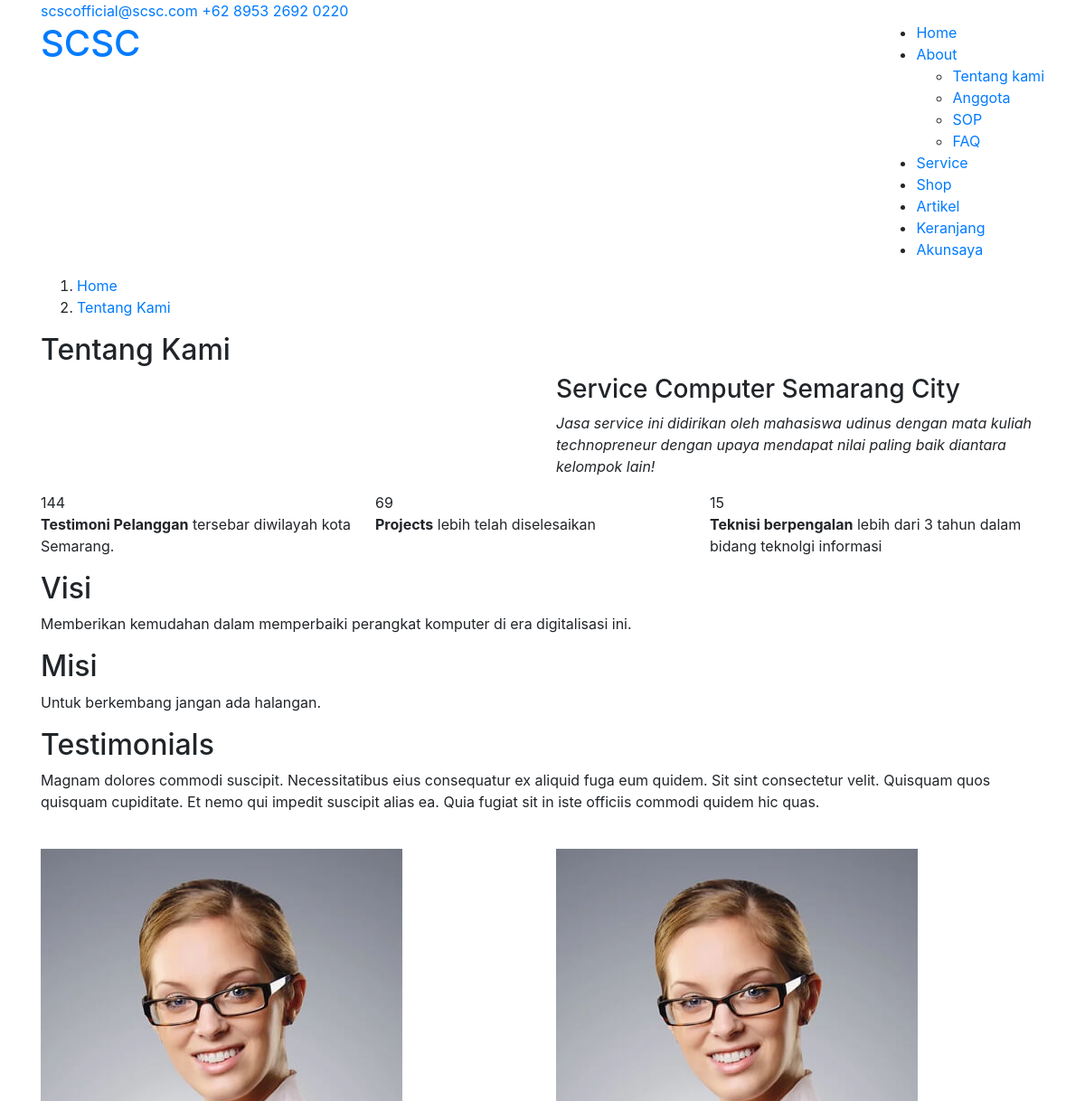
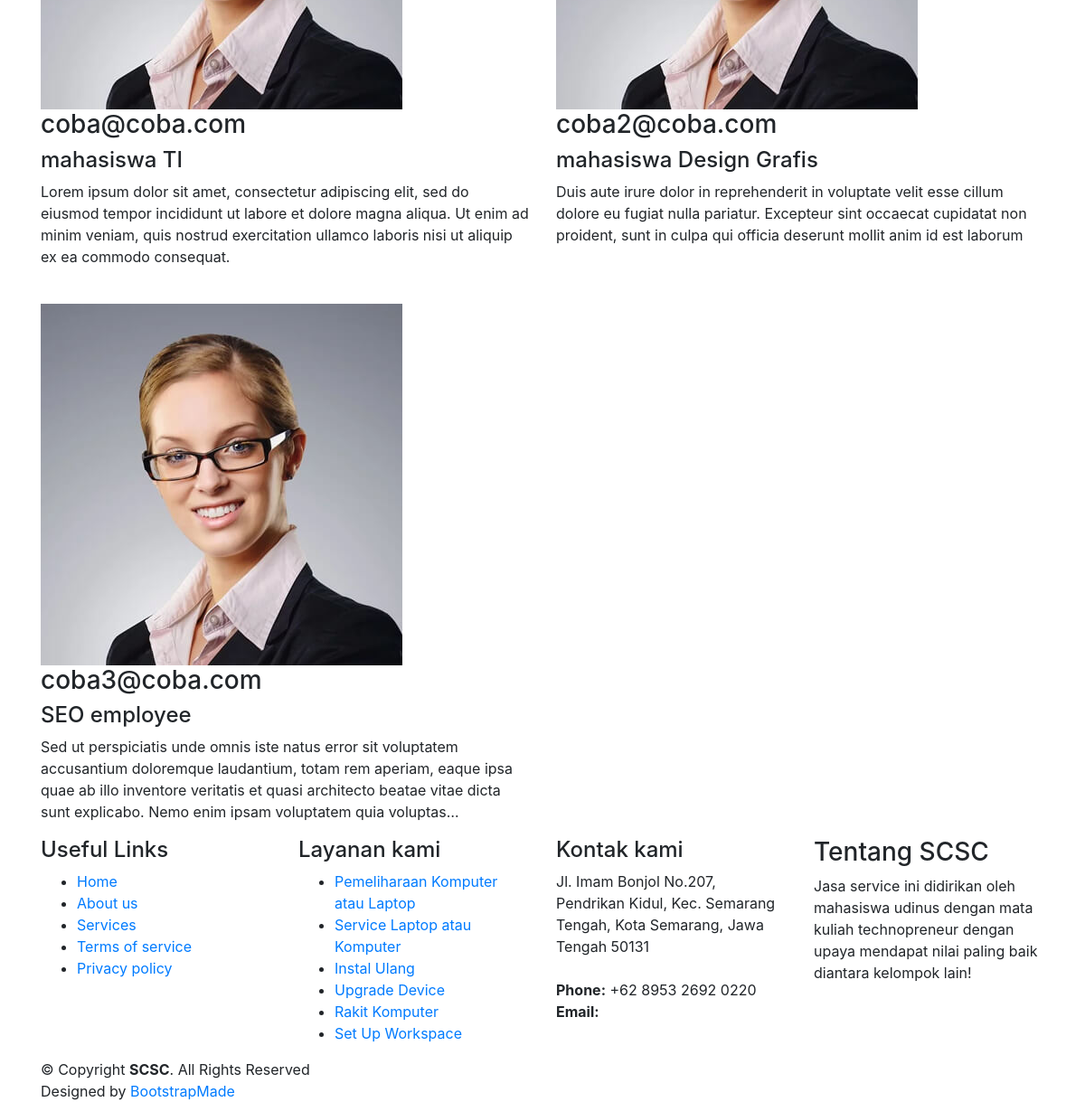
Page /index.php/about_us on the committed database (2 pictures, top to bottom).
### tables this page shows
CREATE TABLE `homemenu` (
  `id` int(191) NOT NULL,
  `name` varchar(191) NOT NULL,
  `value` varchar(191) NOT NULL,
  `status` int(191) NOT NULL
);

CREATE TABLE `homemenuabout` (
  `id` int(191) NOT NULL,
  `name` varchar(191) NOT NULL,
  `value` varchar(191) NOT NULL,
  `status` int(191) NOT NULL
);

CREATE TABLE `testimoni` (
  `id` int(191) NOT NULL,
  `email` varchar(191) NOT NULL,
  `job` varchar(191) NOT NULL,
  `description` text NOT NULL,
  `star` int(191) NOT NULL,
  `status` int(191) NOT NULL
);

CREATE TABLE `service` (
  `id` int(191) NOT NULL,
  `icon` varchar(191) NOT NULL,
  `name` varchar(191) NOT NULL,
  `description` text NOT NULL,
  `estimation` varchar(191) NOT NULL,
  `level` int(191) NOT NULL,
  `price` int(191) NOT NULL,
  `status` int(191) NOT NULL
);

### application/controllers/about_us.php (called while the page is built, shortened)
<?php
class about_us extends CI_Controller
{
    public function index()
    {
        $data['title'] = "Tentang kami";
        $tempVar = $this->scsc->getAll("homemenu");
        $data['menu'] = $tempVar;
        $tempVar = $this->scsc->getAll("homemenuabout");
        $data['submenu'] = $tempVar;
        $tempVar = $this->scsc->getData("profil",array('name'=>'logo'));
        $tempVar = $tempVar[0]["value"];
        $data['logo'] = $tempVar;
        $tempVar = $this->scsc->getData("profil",array('name'=>'title'));
        $tempVar = $tempVar[0]["value"];
        $data['title'] = $tempVar;
        $tempVar = $this->scsc->getData("profil",array('name'=>'singkatan'));
        $tempVar = $tempVar[0]["value"];
        $data['singkatan'] = $tempVar;
        $tempVar = $this->scsc->getData("profil",array('name'=>'email'));
        $tempVar = $tempVar[0]["value"];
        $data['email'] = $tempVar;
        $tempVar = $this->scsc->getData("profil",array('name'=>'alamat'));
        $tempVar = $tempVar[0]["value"];
        $data['alamat'] = $tempVar;
        $tempVar = $this->scsc->getData("profil",array('name'=>'telp'));
        $tempVar = $tempVar[0]["value"];
        $data['telp'] = $tempVar;
        $tempVar = $this->scsc->getData("profil",array('name'=>'twitter'));
        $tempVar = $tempVar[0]["value"];
        $data['twitter'] = $tempVar;
        $tempVar = $this->scsc->getData("profil",array('name'=>'facebook'));
        $tempVar = $tempVar[0]["value"];
        $data['facebook'] = $tempVar;
        $tempVar = $this->scsc->getData("profil",array('name'=>'instagram'));
        $tempVar = $tempVar[0]["value"];
        $data['instagram'] = $tempVar;
        $tempVar = $this->scsc->getData("profil",array('name'=>'skype'));
        $tempVar = $tempVar[0]["value"];
        $data['skype'] = $tempVar;
        $tempVar = $this->scsc->getData("profil",array('name'=>'linkedin'));
        $tempVar = $tempVar[0]["value"];
        $data['linkedin'] = $tempVar;
        $tempVar = $this->scsc->getData("profil",array('name'=>'visi'));
        $tempVar = $tempVar[0]["value"];
        $data['visi'] = $tempVar;
        $tempVar = $this->scsc->getData("profil",array('name'=>'misi'));
        $tempVar = $tempVar[0]["value"];
        $data['misi'] = $tempVar;
        $tempVar = $this->scsc->getData("profil",array('name'=>'tentang'));
        $tempVar = $tempVar[0]["value"];
        $data['tentang'] = $tempVar;
        $tempVar = $this->scsc->getData("profil",array('name'=>'photo'));
        $tempVar = $tempVar[0]["value"];
        $data['photo'] = $tempVar;
        $tempVar = $this->scsc->getAll("corefitur");
        $data['mainfitur'] = $tempVar;
        $tempVar = $this->scsc->getData("service",array('status'=>'1'));
        $data['services'] = $tempVar;
        $tempVar = $this->scsc->getData("testimoni",array('status'=>'1'));
        $data['totaltestimoni'] = count($tempVar);
        $data['testimoni'] = $tempVar;
        $data['link'] = "Tentang Kami";
        $data['active'] = 0;
        $data['dd'] = 2;
        $data['dda'] = 1;
        $this->load->view('home/header', $data);
        $this->load->view('home/top', $data);
        $this->load->view('home/about', $data);
        $this->load->view('home/footer', $data);
    }
}

### index.php (called while the page is built, shortened)
<?php
require_once BASEPATH.'core/CodeIgniter.php';

### application/models/scsc.php (called while the page is built, shortened)
<?php
class scsc extends CI_Model
{
    public function getData($dataBase, $where)
    {
        return $this->db->get_where($dataBase, $where)->result_array();
    }
    public function getAll($tabel)
    {
        return $this->db->get($tabel)->result_array();
    }
}

### application/views/home/top.php (the view, shortened to what this page needs)
<body>
  <section id="topbar" class="d-none d-lg-block">
    <div class="container d-flex">
      <div class="contact-info mr-auto">
        <i class="icofont-envelope"></i><a href="mailto:<?= $email; ?>" target="_blank" ><?= $email; ?></a>
        <i class="icofont-phone"></i> <a href="tel:<?= $telp; ?>" target="_blank" ><?= $telp; ?></a>
      </div>
    </div>
  </section>
  <header id="header">
    <div class="container d-flex">
      <div class="logo mr-auto">
        <h1 class="text-light"><a href="<?= base_url()?>"><span><?= $singkatan; ?></span></a></h1>
      </div>
      <nav class="nav-menu d-none d-lg-block">
        <ul>
          <?php $a=1;
            foreach($menu as $nama):?>
            <?php if($a == $active && $nama['id'] != $dd):?>
              <li class="active"><a href="<?= base_url().strtolower($nama['value']);?>"><?= $nama['name'];?></a></li>
            <?php elseif($nama['id'] == $dd):?>
              <li class="drop-down"><a href="#"><?= $nama['name'];?></a>
                <ul>
                  <?php $b=1; foreach($submenu as $subnama):?>
                    <?php if($subnama['id'] != $dda):?>
                      <li>
                    <?php else:?>
                      <li class="active">
                    <?php endif;?>
                    <a href="<?= base_url().strtolower($subnama['name']);?>"><?= $subnama['value'];?></a></li>
                  <?php endforeach;?>
                </ul>
              </li>
            <?php else:?>
              <li><a href="<?= base_url().strtolower($nama['value']);?>"><?= $nama['name'];?></a></li>
            <?php endif;?>
            <?php $a++;?>
          <?php endforeach;?>
        </ul>
      </nav>
    </div>
  </header>

### application/views/home/about.php (shortened to what this page needs)
<main id="main">
    <section id="breadcrumbs" class="breadcrumbs">
      <div class="container">
        <ol>
          <li><a href="<?= base_url();?>">Home</a></li>
          <li><a href="<?= base_url();?>about_us" ><?= $link;?></a></li>
        </ol>
        <h2><?= $link;?></h2>
      </div>
    </section>
<section id="about" class="about">
  <div class="container">
    <div class="row">
      <div class="col-lg-6">
      </div>
      <div class="col-lg-6 pt-4 pt-lg-0 content">
        <h3><?= $title;?></h3>
        <p class="font-italic">
            <?= $tentang;?>
        </p>
      </div>
    </div>
  </div>
</section>
<section id="counts" class="counts">
  <div class="container">
    <div class="row no-gutters">
      <div class="col-lg-4 col-md-6 d-md-flex align-items-md-stretch">
        <div class="count-box">
          <span data-toggle="counter-up">144</span>
          <p><strong>Testimoni Pelanggan</strong> tersebar diwilayah kota Semarang.</p>
        </div>
      </div>
      <div class="col-lg-4 col-md-6 d-md-flex align-items-md-stretch">
        <div class="count-box">
          <span data-toggle="counter-up">69</span>
          <p><strong>Projects</strong> lebih telah diselesaikan</p>
        </div>
      </div>
      <div class="col-lg-4 col-md-6 d-md-flex align-items-md-stretch">
        <div class="count-box">
          <span data-toggle="counter-up">15</span>
          <p><strong>Teknisi berpengalan</strong> lebih dari 3 tahun dalam bidang teknolgi informasi</p>
        </div>
      </div>
    </div>
  </div>
</section>
<section id="clients" class="clients">
  <div class="container">
    <div class="section-title">
      <h2>Visi</h2>
      <p><?= $visi;?>.</p>
    </div>
  </div>
</section>
<section id="clients" class="clients">
  <div class="container">
    <div class="section-title">
      <h2>Misi</h2>
      <p><?= $misi;?>.</p>
    </div>
  </div>
</section>
<section id="testimonials" class="testimonials">
  <div class="container">
    <div class="section-title">
      <h2>Testimonials</h2>
      <p>Magnam dolores commodi suscipit. Necessitatibus eius consequatur ex aliquid fuga eum quidem. Sit sint consectetur velit. Quisquam quos quisquam cupiditate. Et nemo qui impedit suscipit alias ea. Quia fugiat sit in iste officiis commodi quidem hic quas.</p>
    </div>
    <div class="row">
        <?php foreach($testimoni as $t):?>
        <div class="col-lg-6">
            <div class="testimonial-item mt-4">
                <img src="assets/img/testimonials/testimonials-3.jpg" class="testimonial-img" alt="">
                <h3><?= $t['email'];?></h3>
                <h4><?= $t['job'];?></h4>
                <p>
                        <?= character_limiter( $t['description'],250);?>
                </p>
            </div>
        </div>
        <?php endforeach;?>
    </div>
  </div>
</section>
</main>

### application/views/home/footer.php (shortened to what this page needs)
<footer id="footer">
  <div class="footer-top">
    <div class="container">
      <div class="row">
        <div class="col-lg-3 col-md-6 footer-links">
          <h4>Useful Links</h4>
          <ul>
            <li><i class="bx bx-chevron-right"></i> <a href="#">Home</a></li>
            <li><i class="bx bx-chevron-right"></i> <a href="#">About us</a></li>
            <li><i class="bx bx-chevron-right"></i> <a href="#">Services</a></li>
            <li><i class="bx bx-chevron-right"></i> <a href="#">Terms of service</a></li>
            <li><i class="bx bx-chevron-right"></i> <a href="#">Privacy policy</a></li>
          </ul>
        </div>
        <div class="col-lg-3 col-md-6 footer-links">
          <h4>Layanan kami</h4>
          <ul>
            <?php foreach($services as $service):?>
              <li><i class="bx bx-chevron-right"></i> <a href="<?= base_url()?>service/serviceitem/<?= $service['name'];?>"><?= $service['name']; ?></a></li>
            <?php endforeach;?>
          </ul>
        </div>
        <div class="col-lg-3 col-md-6 footer-contact">
          <h4>Kontak kami</h4>
          <p>
            <?= $alamat; ?>
            <br><br>
            <strong>Phone:</strong> <?= $telp; ?><br>
            <strong>Email:</strong> <a href="mailto:<?= $email; ?>" target="_blank" class="text-white"><?= $email; ?></a><br>
          </p>
        </div>
        <div class="col-lg-3 col-md-6 footer-info">
          <h3>Tentang <?= $singkatan;?></h3>
          <p><?= ucfirst($tentang);?></p>
        </div>
      </div>
    </div>
  </div>
  <div class="container">
    <div class="copyright">
      &copy; Copyright <strong><span><?= $singkatan; ?></span></strong>. All Rights Reserved
    </div>
    <div class="credits">
      Designed by <a href="https://bootstrapmade.com/">BootstrapMade</a>
    </div>
  </div>
</footer>
</body>
</html>

### rows in the picture
homemenu: name "Home"
homemenu: name "About"
homemenuabout: value "Tentang kami"
homemenuabout: value "Anggota"
homemenuabout: value "SOP"
homemenuabout: value "FAQ"
homemenu: name "Service"
homemenu: name "Shop"
homemenu: name "Artikel"
homemenu: name "Keranjang"
homemenu: name "Akunsaya"
testimoni: email "coba@coba.com", job "mahasiswa TI", description "Lorem ipsum dolor sit amet, consectetur adipiscing elit, sed do eiusmod tempor incididunt ut labore et dolore magna aliqua. Ut enim ad minim veniam, quis nostrud exercitation ullamco laboris nisi ut aliquip ex ea commodo consequat."
testimoni: email "coba2@coba.com", job "mahasiswa Design Grafis", description "Duis aute irure dolor in reprehenderit in voluptate velit esse cillum dolore eu fugiat nulla pariatur. Excepteur sint occaecat cupidatat non proident, sunt in culpa qui officia deserunt mollit anim id est laborum"
testimoni: email "coba3@coba.com", job "SEO employee", description "Sed ut perspiciatis unde omnis iste natus error sit voluptatem accusantium doloremque laudantium, totam rem aperiam, eaque ipsa quae ab illo inventore veritatis et quasi architecto beatae vitae dicta sunt explicabo. Nemo enim ipsam voluptatem quia voluptas…"
service: name "Pemeliharaan Komputer atau Laptop"
service: name "Service Laptop atau Komputer"
service: name "Instal Ulang"
service: name "Upgrade Device"
service: name "Rakit Komputer"
service: name "Set Up Workspace"

### other values in the picture
$email "scscofficial@scsc.com"
$telp "+62 8953 2692 0220"
$singkatan "SCSC"
$link "Tentang Kami"
$title "Service Computer Semarang City"
$tentang "Jasa service ini didirikan oleh mahasiswa udinus dengan mata kuliah technopreneur dengan upaya mendapat nilai paling baik diantara kelompok lain!"
$visi "Memberikan kemudahan dalam memperbaiki perangkat komputer di era digitalisasi ini"
$misi "Untuk berkembang jangan ada halangan"
$alamat "Jl. Imam Bonjol No.207, Pendrikan Kidul, Kec. Semarang Tengah, Kota Semarang, Jawa Tengah 50131"
